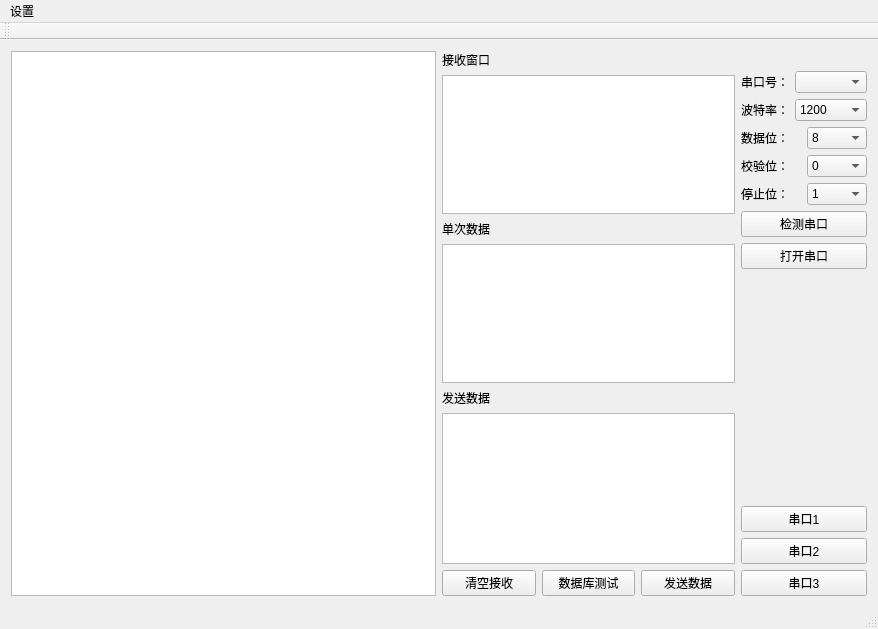
<?xml version="1.0" encoding="UTF-8"?>
<ui version="4.0">
 <class>MainWindow</class>
 <widget class="QMainWindow" name="MainWindow">
  <property name="geometry">
   <rect>
    <x>0</x>
    <y>0</y>
    <width>878</width>
    <height>629</height>
   </rect>
  </property>
  <property name="windowTitle">
   <string>三思-毫米波雷达展示程序</string>
  </property>
  <widget class="QWidget" name="centralWidget">
   <layout class="QGridLayout" name="gridLayout">
    <item row="0" column="1">
     <layout class="QHBoxLayout" name="horizontalLayout_7">
      <item>
       <layout class="QVBoxLayout" name="verticalLayout">
        <item>
         <widget class="QLabel" name="label">
          <property name="text">
           <string>接收窗口</string>
          </property>
         </widget>
        </item>
        <item>
         <widget class="QTextEdit" name="recvTextEdit"/>
        </item>
        <item>
         <widget class="QLabel" name="label_2">
          <property name="text">
           <string>单次数据</string>
          </property>
         </widget>
        </item>
        <item>
         <widget class="QTextEdit" name="singledateEdit"/>
        </item>
        <item>
         <widget class="QLabel" name="label_9">
          <property name="text">
           <string>发送数据</string>
          </property>
         </widget>
        </item>
        <item>
         <widget class="QTextEdit" name="sendTextEdit">
          <property name="enabled">
           <bool>true</bool>
          </property>
          <property name="minimumSize">
           <size>
            <width>0</width>
            <height>151</height>
           </size>
          </property>
         </widget>
        </item>
        <item>
         <layout class="QHBoxLayout" name="horizontalLayout">
          <item>
           <widget class="QPushButton" name="clearButton">
            <property name="text">
             <string>清空接收</string>
            </property>
           </widget>
          </item>
          <item>
           <widget class="QPushButton" name="sqlselectButton">
            <property name="text">
             <string>数据库测试</string>
            </property>
           </widget>
          </item>
          <item>
           <widget class="QPushButton" name="sendButton">
            <property name="text">
             <string>发送数据</string>
            </property>
           </widget>
          </item>
         </layout>
        </item>
       </layout>
      </item>
      <item>
       <layout class="QVBoxLayout" name="verticalLayout_2">
        <item>
         <widget class="QLabel" name="label_8">
          <property name="text">
           <string/>
          </property>
         </widget>
        </item>
        <item>
         <layout class="QHBoxLayout" name="horizontalLayout_2">
          <item>
           <widget class="QLabel" name="label_3">
            <property name="text">
             <string>串口号：</string>
            </property>
           </widget>
          </item>
          <item>
           <widget class="QComboBox" name="portNameBox"/>
          </item>
         </layout>
        </item>
        <item>
         <layout class="QHBoxLayout" name="horizontalLayout_3">
          <item>
           <widget class="QLabel" name="label_4">
            <property name="text">
             <string>波特率：</string>
            </property>
           </widget>
          </item>
          <item>
           <widget class="QComboBox" name="baudrateBox">
            <item>
             <property name="text">
              <string>1200</string>
             </property>
            </item>
            <item>
             <property name="text">
              <string>2400</string>
             </property>
            </item>
            <item>
             <property name="text">
              <string>4800</string>
             </property>
            </item>
            <item>
             <property name="text">
              <string>9600</string>
             </property>
            </item>
            <item>
             <property name="text">
              <string>115200</string>
             </property>
            </item>
           </widget>
          </item>
         </layout>
        </item>
        <item>
         <layout class="QHBoxLayout" name="horizontalLayout_4">
          <item>
           <widget class="QLabel" name="label_5">
            <property name="text">
             <string>数据位：</string>
            </property>
           </widget>
          </item>
          <item>
           <widget class="QComboBox" name="dataBitsBox">
            <item>
             <property name="text">
              <string>8</string>
             </property>
            </item>
           </widget>
          </item>
         </layout>
        </item>
        <item>
         <layout class="QHBoxLayout" name="horizontalLayout_5">
          <item>
           <widget class="QLabel" name="label_6">
            <property name="text">
             <string>校验位：</string>
            </property>
           </widget>
          </item>
          <item>
           <widget class="QComboBox" name="ParityBox">
            <item>
             <property name="text">
              <string>0</string>
             </property>
            </item>
           </widget>
          </item>
         </layout>
        </item>
        <item>
         <layout class="QHBoxLayout" name="horizontalLayout_6">
          <item>
           <widget class="QLabel" name="label_7">
            <property name="text">
             <string>停止位：</string>
            </property>
           </widget>
          </item>
          <item>
           <widget class="QComboBox" name="stopBitsBox">
            <item>
             <property name="text">
              <string>1</string>
             </property>
            </item>
            <item>
             <property name="text">
              <string>2</string>
             </property>
            </item>
           </widget>
          </item>
         </layout>
        </item>
        <item>
         <widget class="QPushButton" name="searchButton">
          <property name="text">
           <string>检测串口</string>
          </property>
         </widget>
        </item>
        <item>
         <widget class="QPushButton" name="openButton">
          <property name="text">
           <string>打开串口</string>
          </property>
         </widget>
        </item>
        <item>
         <spacer name="verticalSpacer">
          <property name="orientation">
           <enum>Qt::Vertical</enum>
          </property>
          <property name="sizeHint" stdset="0">
           <size>
            <width>20</width>
            <height>20</height>
           </size>
          </property>
         </spacer>
        </item>
        <item>
         <widget class="QPushButton" name="SerialButton_1">
          <property name="text">
           <string>串口1</string>
          </property>
         </widget>
        </item>
        <item>
         <widget class="QPushButton" name="SerialButton_2">
          <property name="text">
           <string>串口2</string>
          </property>
         </widget>
        </item>
        <item>
         <widget class="QPushButton" name="SerialButton_3">
          <property name="text">
           <string>串口3</string>
          </property>
         </widget>
        </item>
       </layout>
      </item>
     </layout>
    </item>
    <item row="0" column="0">
     <layout class="QVBoxLayout" name="verticalLayout_5">
      <item>
       <widget class="QGraphicsView" name="graphicsView">
        <property name="minimumSize">
         <size>
          <width>425</width>
          <height>0</height>
         </size>
        </property>
        <property name="sizeIncrement">
         <size>
          <width>400</width>
          <height>800</height>
         </size>
        </property>
       </widget>
      </item>
     </layout>
    </item>
   </layout>
  </widget>
  <widget class="QMenuBar" name="menuBar">
   <property name="geometry">
    <rect>
     <x>0</x>
     <y>0</y>
     <width>878</width>
     <height>21</height>
    </rect>
   </property>
   <widget class="QMenu" name="menu">
    <property name="title">
     <string>设置</string>
    </property>
    <addaction name="actionNo_1"/>
    <addaction name="action_Id_Timer"/>
   </widget>
   <addaction name="menu"/>
  </widget>
  <widget class="QToolBar" name="mainToolBar">
   <attribute name="toolBarArea">
    <enum>TopToolBarArea</enum>
   </attribute>
   <attribute name="toolBarBreak">
    <bool>false</bool>
   </attribute>
  </widget>
  <widget class="QStatusBar" name="statusBar"/>
  <action name="actionNo_1">
   <property name="text">
    <string>设置雷达坐标</string>
   </property>
  </action>
  <action name="action_Id_Timer">
   <property name="text">
    <string>设置Id和Timer</string>
   </property>
  </action>
 </widget>
 <layoutdefault spacing="6" margin="11"/>
 <resources/>
 <connections/>
</ui>
